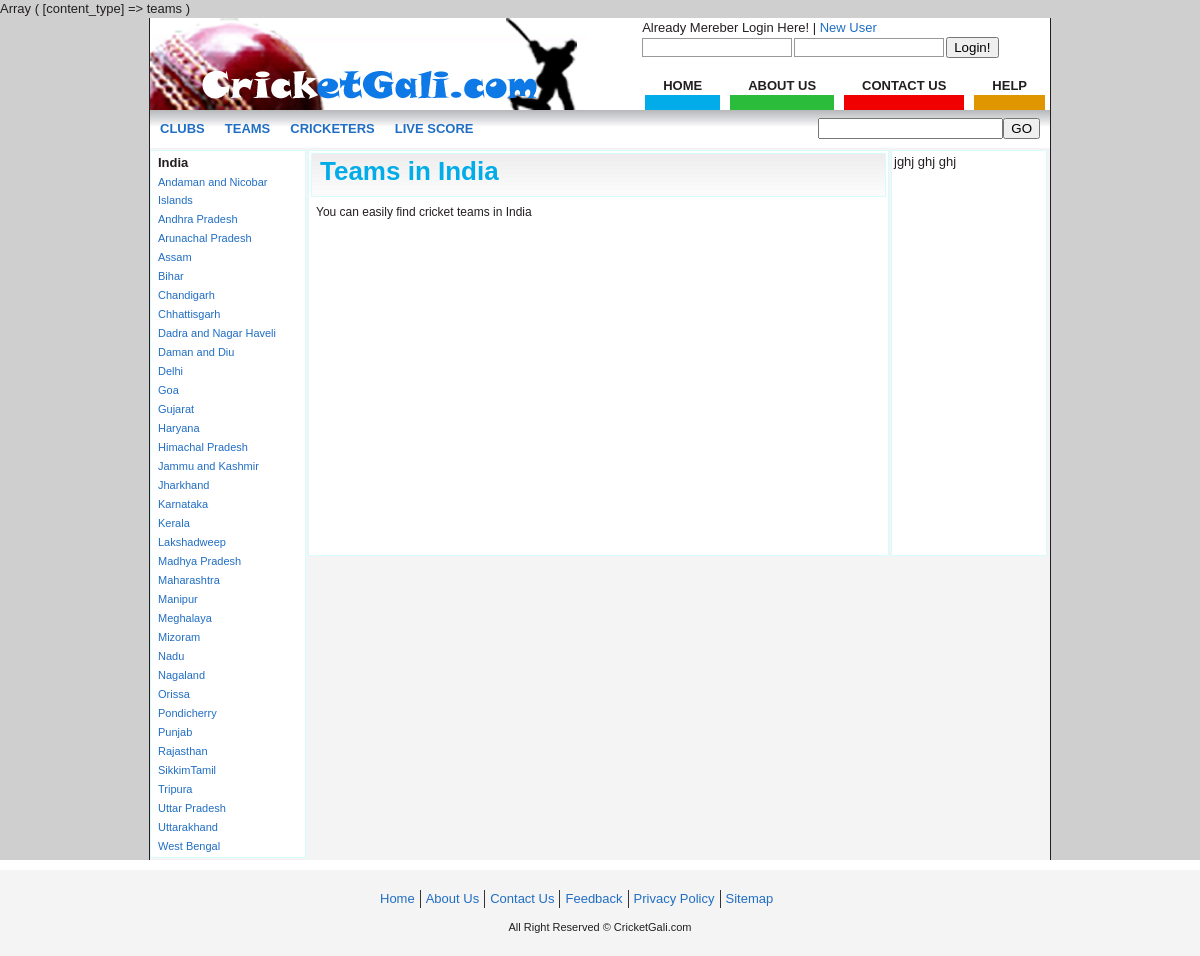
Page /general_content.php?content_type=teams on the committed database.
### tables this page shows
CREATE TABLE `tbl_states` (
  `state_id` int(11) NOT NULL AUTO_INCREMENT,
  `state_name` varchar(255) DEFAULT NULL,
  `state_uri` varchar(255) DEFAULT NULL,
  `add_date` datetime DEFAULT NULL,
  `update_date` datetime DEFAULT NULL,
  PRIMARY KEY (`state_id`)
);

### includes/classes/DB.php (called while the page is built, shortened)
<?php
class DB{
	function __construct(){
		if($_SERVER['HTTP_HOST']=='localhost'){
			$this->DB_NAME = 'cricketgali';
			$this->DB_USER = 'root';
			$this->DB_PASSWORD = 'root';
		}else{
			$this->DB_NAME = 'lafenzer_cricketgali';
			$this->DB_USER = 'lafenzer_crick';
			$this->DB_PASSWORD = 'ga12191219';
		}
	}
	public function select($table_name, $data_array = array(), $condtion='and', $data = 'one', $start='', $limit='', $orderby='', $orderbytype=''){
		if(is_array($data_array) && count($data_array)){
			$sql = 'select * from '.$table_name.' where 1 ';
			foreach($data_array as $col=>$value){
				$cols_array[] = $col."='".addslashes($value)."'";
			}
			$cols = implode(' '.$condtion.' ',$cols_array);
			if($cols!=''){
				$sql .= ' and '.$cols;
			}
			if($orderby!='' && $orderbytype!=''){
				$sql .= ' order by '.$orderby.' '.$orderbytype;
			}
			$res = $this->execute($sql);
			if($data=='one'){
				return $this->fecthOne($res);
			}else{
				return $this->fecthAll($res);
			}
		}else{
			return 0;
		}
	}
	function execute($sql){
		$res = mysql_query($sql) or die(mysql_error());
		return $res;
	}
	function fecthOne($res){
		return mysql_fetch_assoc($res);
	}
	function fecthAll($res){
		$data = array();
		while($line = mysql_fetch_assoc($res)){
			$data[] = $line;
		}
		return $data;
	}
}
$DB = new DB();
?>

### includes/classes/General.php (called while the page is built, shortened)
<?php
class General extends DB{
	function __construct(){
		$str_pos = strpos(realpath(__FILE__), 'includes');
		if($_SERVER['HTTP_HOST']=='localhost'){
			$this->url = 'http://localhost/cricketgali';
		}else{
			$this->url = 'http://www.cricketgali.com';
		}
	}
}
$general = new General();
?>

### state_city.php (the view, shortened to what this page needs)
<div class="location">
	<ul>
	<li><b><?php echo $head_show;?></b></li>
	<?php $states = $DB->select('tbl_states', array(1=>1),'and', 'all', '', '', 'state_name', 'asc');
	if($states){
	foreach($states as $st){?>
	<li><a href="<?php echo $general->url.'/state/'.$content_type.'-in-'.$st['state_uri'];?>"><?php echo $st['state_name'];?></a>
	</li>
	<?php }}?>
	</ul>
</div>

### css/styles.css (style rules this page uses)
body { padding:0px; margin:0px; font-family:arial; font-size:13px; line-height:18px; color:#231F20; background: #CFCFCF; }
a { color:#206EC3; text-decoration:none; }
.location ul { list-style:none; padding:0px; margin:0px; }
.location ul li { padding:1px 0px 0px 5px; margin:0px 0px 0px 0px; display:block; }
.location ul li a { padding:0px; font-size:11px; display:block; text-decoration:none; }

### rows in the picture
tbl_states: state_name "Andaman and Nicobar Islands"
tbl_states: state_name "Andhra Pradesh"
tbl_states: state_name "Arunachal Pradesh"
tbl_states: state_name "Assam"
tbl_states: state_name "Bihar"
tbl_states: state_name "Chandigarh"
tbl_states: state_name "Chhattisgarh"
tbl_states: state_name "Dadra and Nagar Haveli"
tbl_states: state_name "Daman and Diu"
tbl_states: state_name "Delhi"
tbl_states: state_name "Goa"
tbl_states: state_name "Gujarat"
tbl_states: state_name "Haryana"
tbl_states: state_name "Himachal Pradesh"
tbl_states: state_name "Jammu and Kashmir"
tbl_states: state_name "Jharkhand"
tbl_states: state_name "Karnataka"
tbl_states: state_name "Kerala"
tbl_states: state_name "Lakshadweep"
tbl_states: state_name "Madhya Pradesh"
tbl_states: state_name "Maharashtra"
tbl_states: state_name "Manipur"
tbl_states: state_name "Meghalaya"
tbl_states: state_name "Mizoram"
tbl_states: state_name "Nadu"
tbl_states: state_name "Nagaland"
tbl_states: state_name "Orissa"
tbl_states: state_name "Pondicherry"
tbl_states: state_name "Punjab"
tbl_states: state_name "Rajasthan"
tbl_states: state_name "SikkimTamil"
tbl_states: state_name "Tripura"
tbl_states: state_name "Uttar Pradesh"
tbl_states: state_name "Uttarakhand"
tbl_states: state_name "West Bengal"

### other values in the picture
$head_show "India"
$data['title'] "Teams in India"
$data['content'] "You can easily find cricket teams in India"
